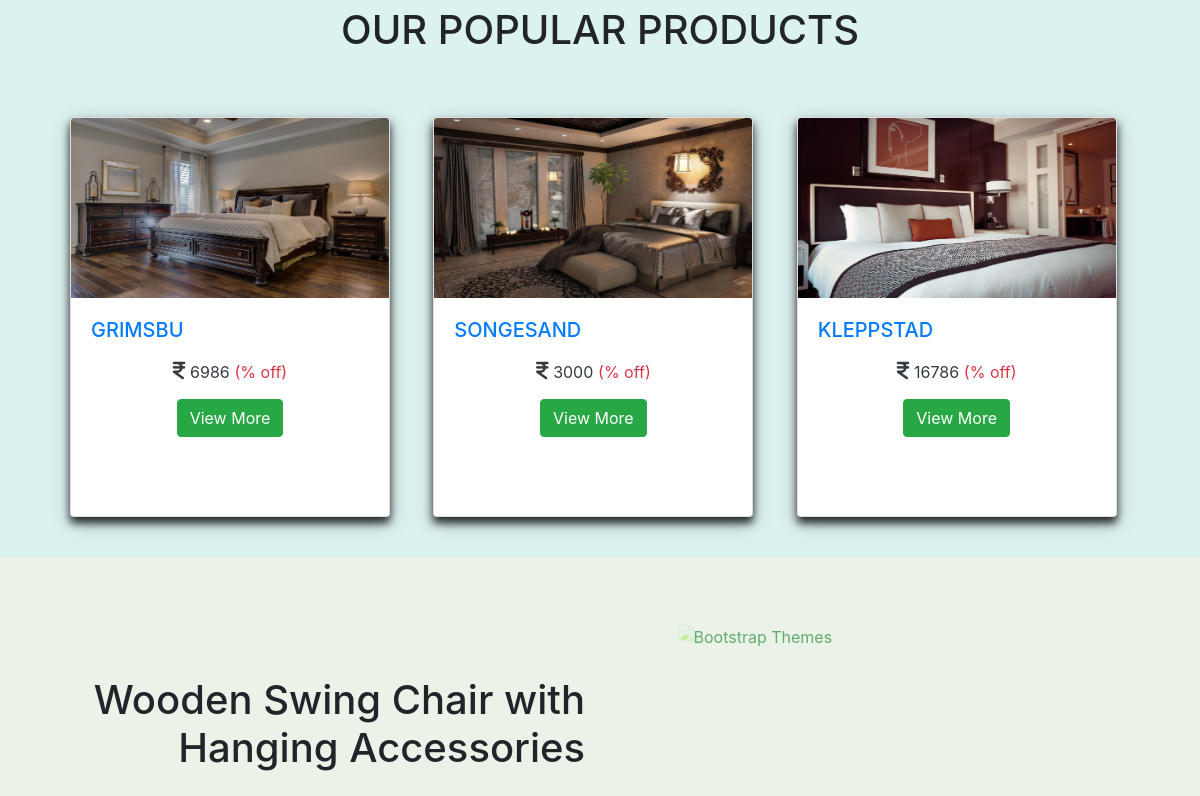
The app's page / (middle part), older data.
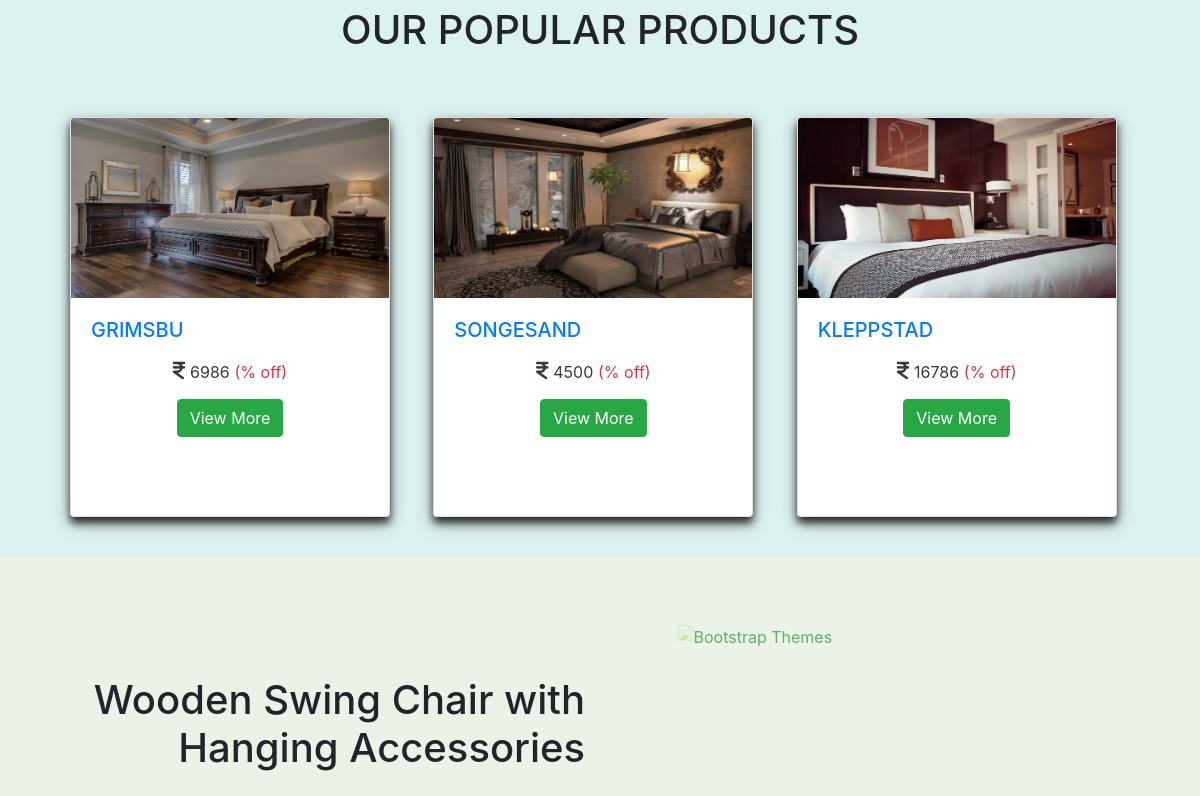
The same page, newer data.
### core/models.py (models this page shows, shortened)
class Products(models.Model):
    CATAGORY_CHOICES = [
        ('SOFA','Sofa'),
        ('BED','Bed'),
        ('CHAIR','Chair'),
    ]
    name = models.CharField(max_length=100)
    category = models.CharField(max_length=20,choices=CATAGORY_CHOICES)
    small_description = models.TextField()
    description = models.TextField()
    selling_price = models.IntegerField()
    discounted_price = models.IntegerField(default=0)
    percentage = models.IntegerField(default=0)
    price_and_quantity_total = models.IntegerField(default=0)
    product_image = models.ImageField(upload_to = 'product_images',default='none')   # As we are using image field we have to intall 'pillow'. And we have to Define MEDIA_URL in settings.py file so that all folder should save in media directory

### core/views.py (the view)
# urls.py: 2. Add a URL to urlpatterns:  path('', Home.as_view(), name='home')
class Home(View):
    def get(self,request):
        bed_ids = [15,16,17]
        bed = Products.objects.filter(category = "BED",id__in =bed_ids)
        return render(request,'core/home.html',{'bed':bed})

### core/templates/core/home.html
{% extends "core/base.html" %}
{% block home %}
{% include "core/carousel.html" %}
{% include "core/cards.html" %}
{% include "core/information.html" %}
{% endblock home %}

### core/templates/core/cards.html (shortened to what this page needs)
<!DOCTYPE html>
{% load static %}
<html lang="en">
<head>
    <link rel="stylesheet" href="{% static 'core/css/bootstrap.min.css' %}">
    <link rel="stylesheet" href="{% static 'core/css/style.css' %}">
    <link rel="stylesheet" href="{% static 'core/css/fontawesome.css' %}">
</head>
<div class="cards_main" style="background-color:#DCF2F1 ;">
<div class="card_heading_text">
    <h1>OUR POPULAR PRODUCTS</h1>
</div>
<div class="container home_card_container" >
  <div class="row">
      {% for b in bed %}
      <div class="col-sm-4 ">
        <a href="{% url "productdetails" b.id %}" style="text-decoration: none; ">
          <div class="card bed_categories_card_home bed_card_home" style="width: 20rem; height:25rem;">
              <img class="card-img-top " src="{{b.product_image.url}}" alt="Card image cap">
              <div class="card-body">
                <h5 class="card-title">{{b.name}}</h5>
                 <div class="text-center">
                      <h5 class="font-weight-bold text-dark "><i class="fa-solid fa-indian-rupee-sign"></i> <small class="fw-light rupee"> {{b.selling_price}}</small> <small class="text-danger">(% off)</small></h5>
                      <a href="{% url "productdetails" b.id %}" class="btn btn-success my-2">View More</a>
                  </div>
              </div>
          </div>
        </a>
      </div>
      {% endfor %}
  </div>
</div>
</div>

Row changes from the older to the newer data that the page shows:
changed Products "SONGESAND": selling_price "3000" → "4500"
